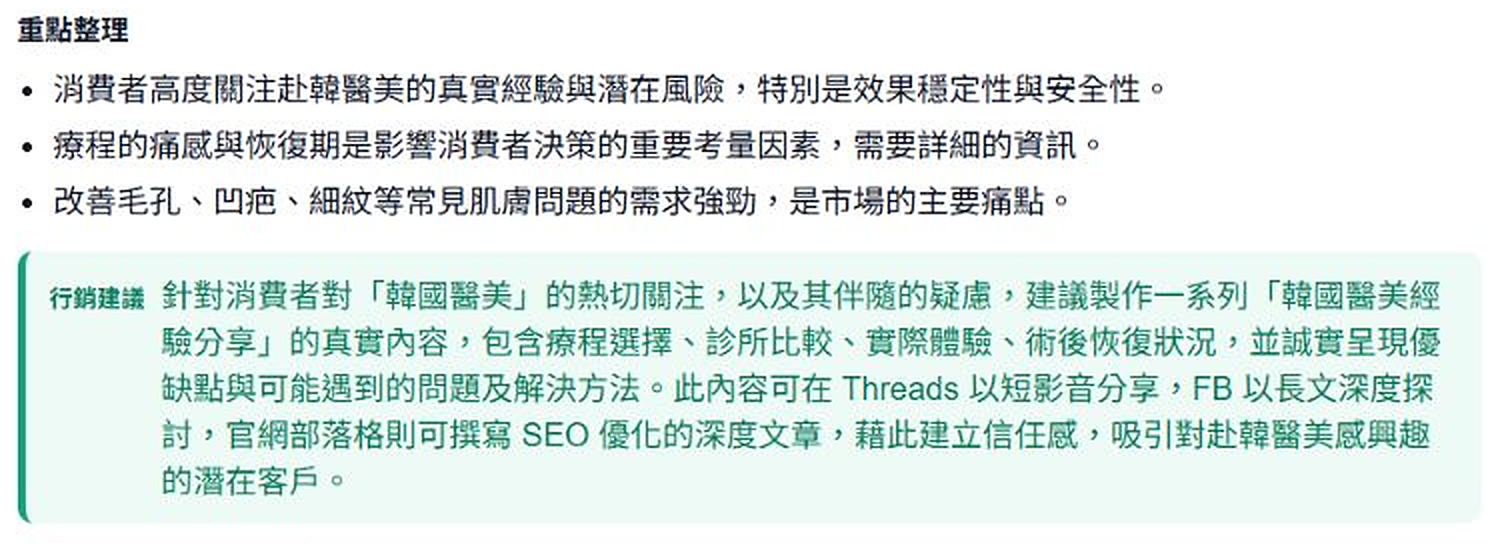
#> input picture output/poster-trio/assets/shot-answer.png, 1496 x 544 px, given in place of 08-answer.png, which was not available
$ python assets.py
#> lines starting #> are read from the running program, lines starting #| are printed output that depends on the picture
"""產生海報用素材：QR Code（向量 SVG）與介面截圖裁切。

截圖一律取自 docs/demo-work/admin-male/screens（2026/10/07 實際系統畫面），
只做裁切，不修改畫面內容。
"""
from pathlib import Path

from PIL import Image, ImageFilter
from reportlab.graphics.barcode import qrencoder

ROOT = Path(__file__).resolve().parents[2]
SCREENS = ROOT / "docs/demo-work/admin-male/screens"
OUT = Path(__file__).parent / "assets"
OUT.mkdir(exist_ok=True)

SITE_URL = "https://mebod.clouda.dpdns.org"


def qr_svg(text: str, path: Path, color: str = "#1E1B4B") -> None:
    """輸出 QR Code 為 SVG，放大列印也不會糊。"""
#> called with text = 'https://mebod.clouda.dpdns.org', color = '#1E1B4B'
    # 由小到大找第一個裝得下網址的版本，模組越少，印出來每格越大越好掃。
    for version in range(1, 11):
        try:
            qr = qrencoder.QRCode(version, qrencoder.QRErrorCorrectLevel.M)
            qr.addData(text)
            qr.make()
            break
        except Exception:
            continue
    n = qr.getModuleCount()
    quiet = 2
    size = n + quiet * 2
    cells = [
        f'<rect x="{c + quiet}" y="{r + quiet}" width="1.02" height="1.02"/>'
        for r in range(n)
        for c in range(n)
        if qr.isDark(r, c)
    ]
    path.write_text(
        f'<svg xmlns="http://www.w3.org/2000/svg" viewBox="0 0 {size} {size}" '
        f'shape-rendering="crispEdges"><rect width="{size}" height="{size}" fill="#fff"/>'
        f'<g fill="{color}">{"".join(cells)}</g></svg>',
        encoding="utf-8",
    )


# (輸出檔名, 來源截圖, 裁切框 left, top, right, bottom)
CROPS = [
    ("shot-answer.png", "08-answer.png", 488, 380, 1236, 652),
    ("shot-sources.png", "09-sources.png", 488, 176, 1236, 505),
    ("shot-report.png", "11-report.png", 262, 156, 1148, 455),
    ("shot-topics.png", "04-sentiment.png", 186, 180, 1316, 590),
    ("shot-trend.png", "03-trend.png", 186, 198, 1316, 578),
    ("shot-laptop.png", "02-search.png", 0, 0, 1412, 891),
    ("g-detail.png", "06-detail.png", 300, 370, 1110, 870),
    ("g-insight.png", "10-insight.png", 186, 190, 1316, 891),
    ("g-crawler.png", "12-admin.png", 90, 80, 1020, 700),
    ("g-report.png", "11-report.png", 262, 156, 1148, 747),
]


def upscale(image: Image.Image, factor: int = 2) -> Image.Image:
    """以 Lanczos 放大並輕微銳化。

    原始截圖約 1,400 px 寬，印在 37 cm 寬時只有約 95 dpi；
    交給瀏覽器即時放大會出現鋸齒，先在這裡放大較平滑。不會憑空增加細節。
    """
    big = image.resize((image.width * factor, image.height * factor), Image.LANCZOS)
    return big.filter(ImageFilter.UnsharpMask(radius=1.2, percent=60, threshold=2))


def main() -> None:
    qr_svg(SITE_URL, OUT / "qr.svg")
#> (the call stopped at in qr_svg, `qr = qrencoder.QRCode(version, qrencoder.QRErrorCorrectLevel.M)`: reportlab is not available in this run)
    for name, source, *box in CROPS:
        upscale(Image.open(SCREENS / source).convert("RGB").crop(tuple(box))).save(OUT / name)
#> in upscale, `big = image.resize((image.width * factor, image.height * factor), Imag..`:
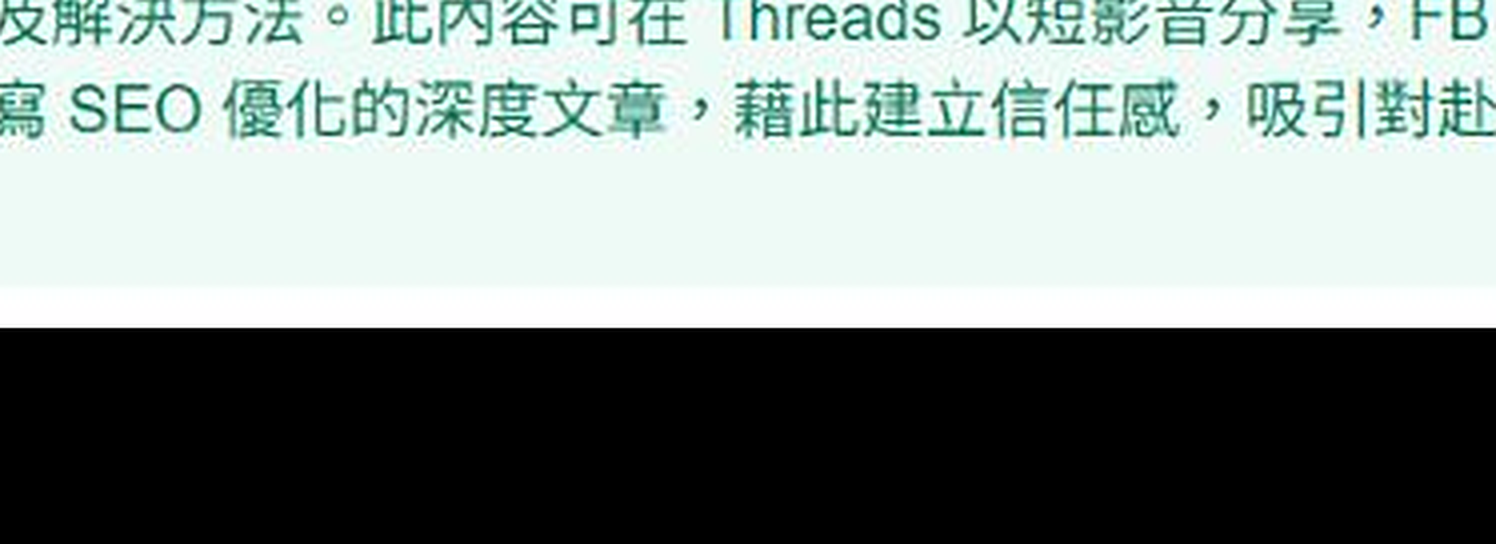
#> big: PIL image 1496x544 RGB; mean R, G, B 132.4, 143.4, 140.3
        print(name, tuple(box))
#| shot-answer.png (488, 380, 1236, 652)
#> pass 2 of the loop in main, `for name, source, *box in CROPS:`:
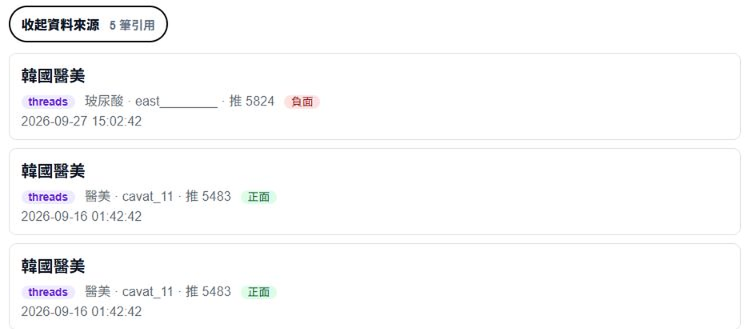
#> input picture output/poster-trio/assets/shot-sources.png, 1496 x 658 px, given in place of 09-sources.png, which was not available (shown at 1/2 size)
#> in upscale (call 2), `big = image.resize((image.width * factor, image.height * factor), Imag..`:
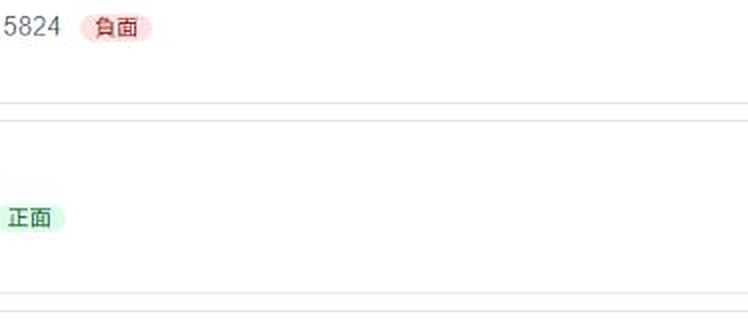
#> big: PIL image 1496x658 RGB (shown at 1/2 size); mean R, G, B 253.2, 253.2, 253.1
#| shot-sources.png (488, 176, 1236, 505)
    hero = ROOT / "output/pdf/poster-assets/MeBOD_beauty_data_illustration.png"
    upscale(Image.open(hero).convert("RGB")).save(OUT / "hero.png")


if __name__ == "__main__":
#> (the run stopped early here; a loop or call above may not have finished)
